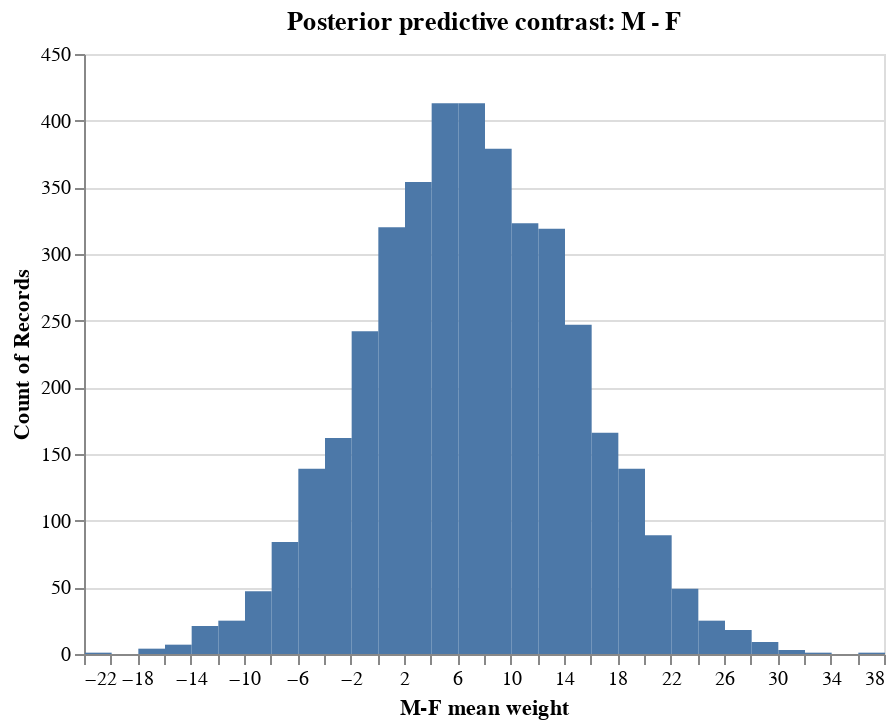

The cell this chart's notebook holds for it:
### Code cell
df = pd.DataFrame({"weight_do_sex": weight_do_sex})

hist = (
    alt.Chart(df, title="Posterior predictive contrast: M - F")
    .mark_bar(binSpacing=0)
    .encode(
        x=alt.X("weight_do_sex", title="M-F mean weight", bin=alt.BinParams(maxbins=50)),
        y="count()",
    )
)

hist

### Figure 1 — Vega-Lite specification as saved in the notebook (floating-point values rounded to 4 significant figures; data arrays with more than 128 entries replaced by an {"elided": "..."} marker saying what was removed)
{"$schema": "https://vega.github.io/schema/vega-lite/v4.17.0.json", "config": {"view": {"continuousHeight": 300, "continuousWidth": 400}}, "data": {"name": "data-5bb86b476d8944c8c794d5db2103963f"}, "datasets": {"data-5bb86b476d8944c8c794d5db2103963f": {"elided": "4000 records"}}, "encoding": {"x": {"bin": {"maxbins": 50}, "field": "weight_do_sex", "title": "M-F mean weight", "type": "quantitative"}, "y": {"aggregate": "count", "type": "quantitative"}}, "mark": {"binSpacing": 0, "type": "bar"}, "title": "Posterior predictive contrast: M - F"}
